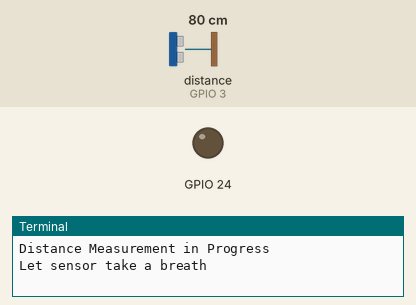
A program run on a simulated Raspberry Pi (BCM pin numbers). On the bench: output pins drawn as LEDs (lit = HIGH), the last lines printed to the terminal. Inputs (shaded band) come from the test bench; at power-on: distance to the obstacle (sensor on GPIO 3) 80 cm. The echo pulse lasts 58.3 µs per cm; the clock reads 2024-03-15 10:24:30 at power-on unless the program sets it; pins used as bus, display or sensor lines are not drawn.

Above: at 1.2 s.
1.3 s: distance to the obstacle (sensor on GPIO 3) set to 6 cm
5.5 s: distance to the obstacle (sensor on GPIO 3) set to 3 cm
At 6.4 s:
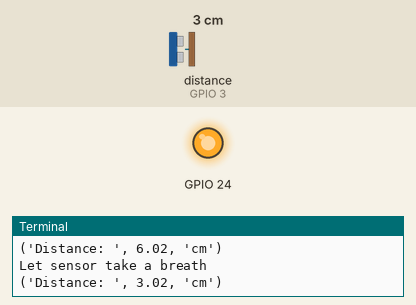
11.5 s: distance to the obstacle (sensor on GPIO 3) set to 9 cm
At 12.1 s:
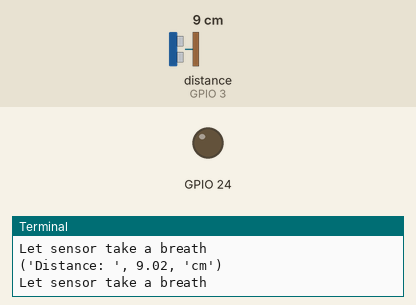
14.5 s: distance to the obstacle (sensor on GPIO 3) set to 2 cm
At 16.6 s:
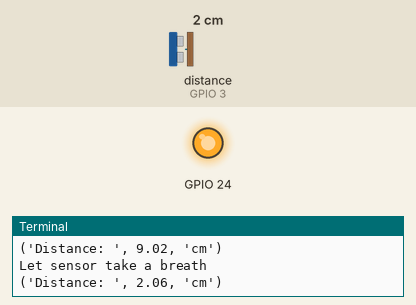
Timing chart, 0 to 21.5 s (numbered marks = the images above; inputs shaded):
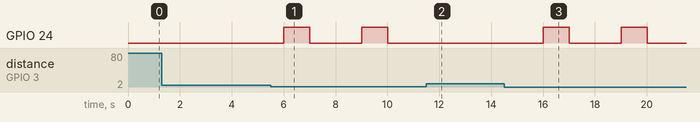

The program:

distance-measure-ultrasonic-buzzing.py
```python
'''
BEEPING IF THE DISTANCE IS LESS THAN 5CM

'''
import RPi.GPIO as GPIO
import time
GPIO.setmode(GPIO.BCM)
TRIG = 02
ECHO = 03
BUZZER = 24

print("Distance Measurement in Progress")
GPIO.setup(TRIG, GPIO.OUT)
GPIO.setup(ECHO, GPIO.IN)
GPIO.setup(BUZZER, GPIO.OUT)
while True:
    GPIO.output(BUZZER, False)
    GPIO.output(TRIG, False)
    print("Let sensor take a breath")
    time.sleep(2)
    GPIO.output(TRIG, True)
    # 10 micro sec
    time.sleep(0.00001)
    GPIO.output(TRIG, False)
    while GPIO.input(ECHO)==0:
        pulse_start = time.time()
    while GPIO.input(ECHO)==1:
        pulse_end = time.time()
    pulse_duration =  pulse_end - pulse_start
    distance = pulse_duration * 17150
    distance =  round(distance, 2)
    print("Distance: ", distance, "cm")
    if distance < 5:
        GPIO.output(BUZZER, True)
        time.sleep(1)
        print("Buzzing")
GPIO.cleanup()
```

Measured:
- the behaviour switches between 5 and 4 cm on distance to the obstacle (sensor on GPIO 3) (found by bisection; images 0 and 1)
- after the input at 5.5 s, GPIO 24: alternates HIGH for 1.0 s and LOW for 2.0 s, starting after 0.51 s
- after the input at 11.5 s, GPIO 24: stays LOW (without the input it goes to HIGH after 0.51 s)
- after the input at 14.5 s, GPIO 24: alternates HIGH for 1.0 s and LOW for 2.0 s, starting after 1.5 s
